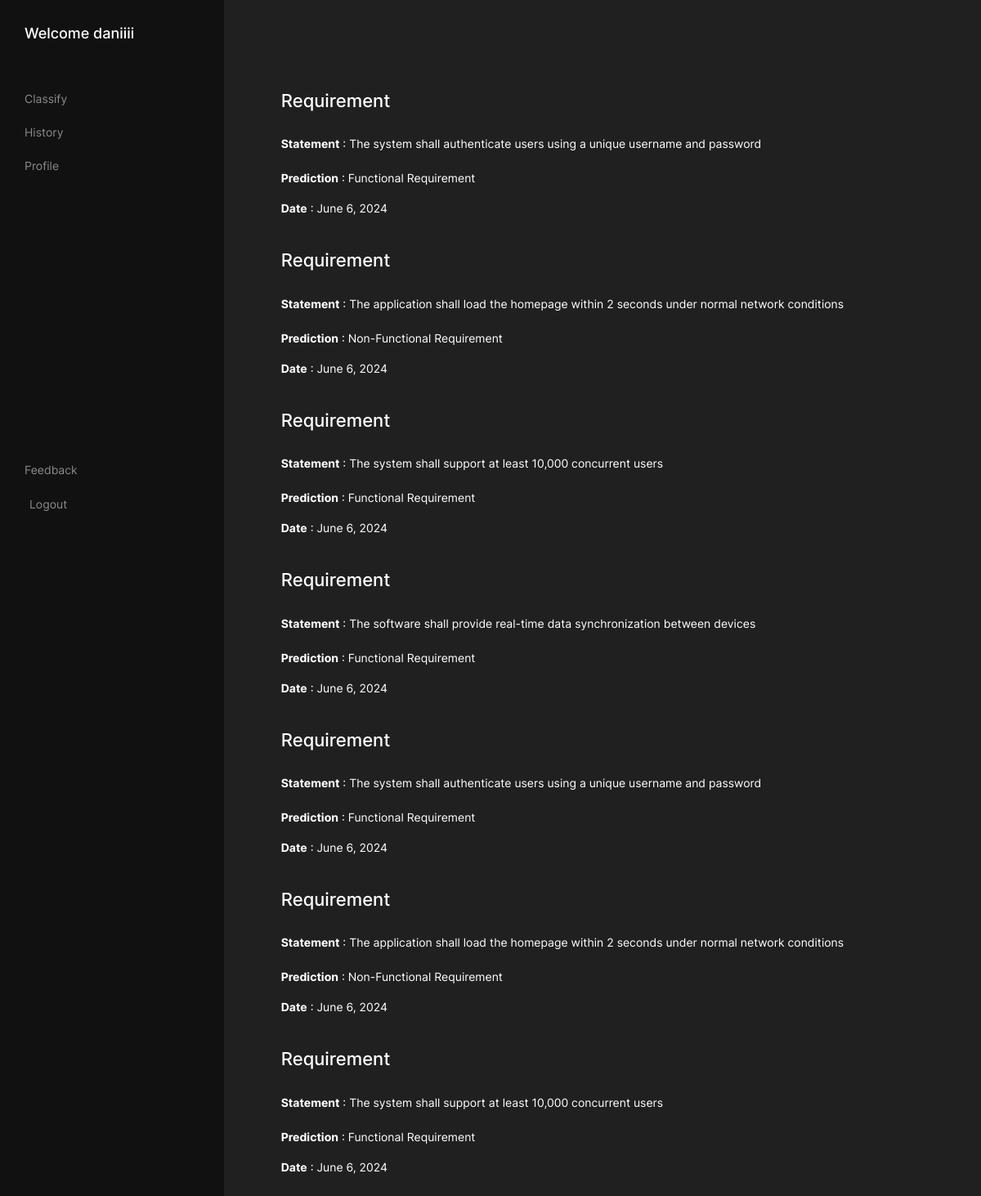
Screenshot of /details/General System's Requirements/ (signed in) with the database file from the repository.
### dashboard/models.py (models this page shows, shortened)
class RECORD(models.Model):
    title = models.CharField(max_length=255)
    content = models.TextField()
    date = models.DateField(auto_now_add=True)
    user = models.ForeignKey("auth.user", on_delete=models.CASCADE, null=True)
    prediction = models.CharField(max_length=255, default="Unknown")
    group = models.CharField(max_length=100,default="Unknown")

### dashboard/views.py (the view)
# urls.py: path("details/<str:group>/", detailed.as_view(), name="details"),
class detailed(LoginRequiredMixin, ListView):
    template_name = "dashboard/detailView.html"
    model = RECORD
    context_object_name = "records"
    def get_queryset(self):
        group = self.kwargs['group']
        return RECORD.objects.filter(group=group)

### templates/dashboard/detailView.html (shortened to what this page needs)
{% load static %}
<!doctype html>
<html class="h-100" lang="en">
<head>
    <link rel="stylesheet" href="{% static 'css/theme.min.css' %}">
</head>
<body class="bg-black text-white mt-0" data-bs-spy="scroll" data-bs-target="#navScroll">
    <div class="main_profile_div">
        <div class="inner">
            {% include 'sidebar.html' %}
            <div class="right">
                <div class="content">
                    <div class="records">
                        {% for record in records %}
                        <div style="margin:40px 0px;">
                            <h3 style="font-size: 22px;">
                                Requirement
                            </h3>
                            <br>
                            <div id="content">
                             <strong>Statement</strong> :  {{ record.content }} <br> <br>
                            </div>
                            <p>
                                <strong>Prediction</strong> :   {{ record.prediction }}
                            </p>
                            <p>
                              <strong>Date</strong> :   {{ record.date }}
                            </p>
                        </div>
                    {% endfor %}
                    </div>
                </div>
            </div>
        </div>
    </div>
</body>
</html>

### templates/sidebar.html (shortened to what this page needs)
<div class="left">
    <div class="head">
        <h2>Welcome {{user.username}}</h2>
    </div>
    <div class="links">
        <div class="upper_links">
            <a href="{% url 'input' %}">Classify</a>
            <a href="{% url 'history' %}">History</a>
            <a href="{% url 'profile' %}">Profile</a>
        </div>
        <div class="lower_links">
            <a href="{% url 'feedback' %}">Feedback</a>
            <form method="post" action="{% url 'logout' %}">
                <button class="logout" type="submit">Logout</button>
            </form>
        </div>
    </div>
</div>

### templates/dashboard/detailView.html (style rules this page uses)
.main_profile_div { background-color: #111; width: 100%; height: 100vh; font-size: 14px; }
.main_profile_div h2 { font-size: 18px; }
.main_profile_div .inner { display: flex; justify-content: space-between; min-height: 100vh; }
.left { padding: 30px; width: 23%; }
.right { padding: 20px; background-color: #202020; width: 78%; }
.left .links { height: 80vh; display: flex; flex-direction: column; justify-content: space-between; }
.left .links .upper_links { margin-top: 50px; display: flex; flex-direction: column; gap: 20px; }
.left .links a { text-decoration: none; color: #8A8A8E; ; }
.left .links .lower_links { display: flex; flex-direction: column; gap: 20px; }
.right .content { padding: 50px; }

### templates/sidebar.html (style rules this page uses)
.lower_links { margin-top: 300px; }
.logout { background:transparent; border:none; color:#8A8A8E; }

### rows the page displays
RECORD: content "The system shall authenticate users using a unique username and password", prediction "Functional Requirement", date "June 6, 2024"
RECORD: content "The application shall load the homepage within 2 seconds under normal network conditions", prediction "Non-Functional Requirement", date "June 6, 2024"
RECORD: content "The system shall support at least 10,000 concurrent users", prediction "Functional Requirement", date "June 6, 2024"
RECORD: content "The software shall provide real-time data synchronization between devices", prediction "Functional Requirement", date "June 6, 2024"
RECORD: content "The system shall authenticate users using a unique username and password", prediction "Functional Requirement", date "June 6, 2024"
RECORD: content "The application shall load the homepage within 2 seconds under normal network conditions", prediction "Non-Functional Requirement", date "June 6, 2024"
RECORD: content "The system shall support at least 10,000 concurrent users", prediction "Functional Requirement", date "June 6, 2024"

### other values shown
{{ user.username }} "daniiii"
